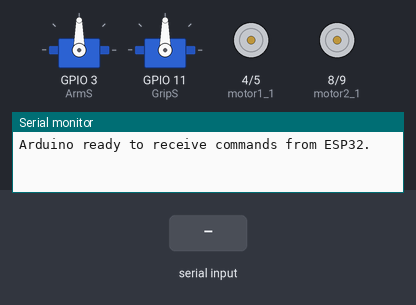
Simulated run of this sketch. Board: ESP32. On the bench: 2 × servo, motor-driver pin pairs drawn as motors (green arrow = first pin HIGH = forward, orange = second pin HIGH = backward, longer = more drive, scaled by the enable pin), the last lines printed to the serial monitor. The inputs (shaded band) are chosen by the test bench.

Above: at 1.2 s.
1.3 s: "F\n" received over Serial
At 2.4 s:
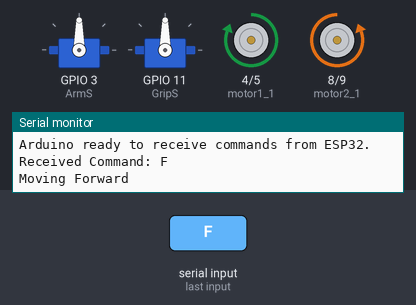
2.8 s: "B\n" received over Serial
At 3.5 s:
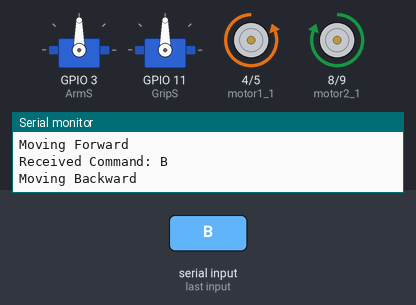
4.3 s: "L\n" received over Serial
At 4.7 s:
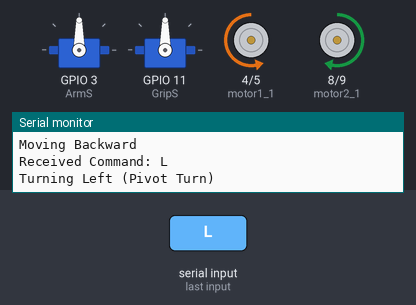
5.8 s: "R\n" received over Serial
At 7.0 s:
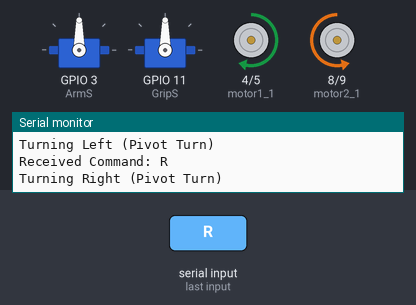
7.3 s: "S\n" received over Serial
At 8.2 s:
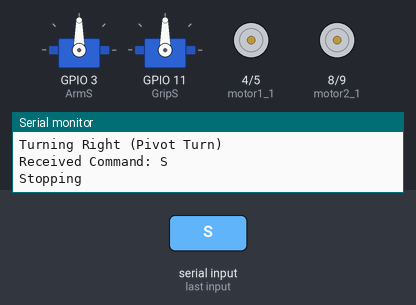
8.8 s: "ARM\n" received over Serial
At 9.3 s:
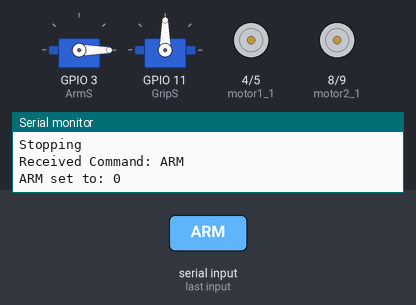
Timing chart, 0 to 11.3 s (numbered marks = the images above; inputs shaded):
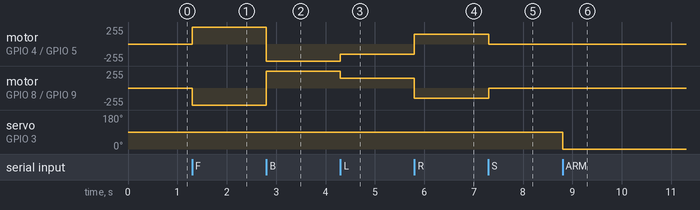

The sketch:

ar_serial_bl.ino
```cpp
#include <Servo.h>

int motor1_1=4;
int motor1_2=5;
int motor2_1=8;
int motor2_2=9;
int EN=6;
int EN2=10;
int ArmS=3;
int GripS=11;

Servo myServoA;
Servo myServoG;

void setup() {
  Serial.begin(9600);  // Default Serial on pins 0 (RX) and 1 (TX)

  pinMode(motor1_1,OUTPUT);
  pinMode(motor1_2,OUTPUT);
  pinMode(EN,OUTPUT);
  pinMode(motor2_1,OUTPUT);
  pinMode(motor2_2,OUTPUT);
  pinMode(EN2,OUTPUT);

  myServoA.attach(ArmS);
  myServoG.attach(GripS);

  digitalWrite(motor1_1,LOW);
  digitalWrite(motor1_2,LOW);
  digitalWrite(motor2_1,LOW);
  digitalWrite(motor2_2,LOW);

  Serial.println("Arduino ready to receive commands from ESP32.");
}

void loop() {
  if (Serial.available()) {
    String command = Serial.readStringUntil('\n'); // Read command from ESP32
    command.trim();

    Serial.print("Received Command: ");
    Serial.println(command);

    if (command == "F") {
      moveForward();
    } else if (command == "B") {
      moveBackward();
    } else if (command == "L") {
      moveLeft();
    } else if (command == "R") {
      moveRight();
    } else if (command == "S") {
      stopMotors();
    }
    else if (command.startsWith("ARM")) {  // Check for ARM command
      int angleA = command.substring(3).toInt(); // Extract the angle
      servoARM(angleA);
    }
    // else if (command == "STOP") {  // Check for ARM command
    //   int angleA = command.substring(3).toInt(); // Extract the angle
    //   ARMstop();
    // }
    // else if (command == "ARMre") {  // Check for ARM command
    //   int angleA = command.substring(3).toInt(); // Extract the angle
    //   ARMre();
    // }
    else if (command.startsWith("GRIP")) {  // Check for GRIP command
      int angleG = command.substring(4).toInt(); // Extract the angle
      servoGRIP(angleG);
    }
  }
}

void moveForward(){

  Serial.println("Moving Forward");
  digitalWrite(motor1_1,HIGH);
  digitalWrite(motor1_2,LOW);
  digitalWrite(motor2_1,LOW);
  digitalWrite(motor2_2,HIGH);
  analogWrite(EN,255);
  analogWrite(EN2,255);

}

void moveBackward(){
  Serial.println("Moving Backward");
  digitalWrite(motor1_2,HIGH);
  digitalWrite(motor1_1,LOW);
  digitalWrite(motor2_2,LOW);
  digitalWrite(motor2_1,HIGH);
  analogWrite(EN,255);
  analogWrite(EN2,255);

}

void stopMotors(){
  Serial.println("Stopping");
  digitalWrite(motor1_2,LOW);
  digitalWrite(motor1_1,LOW);
  digitalWrite(motor2_2,LOW);
  digitalWrite(motor2_1,LOW);
}

void moveRight(){
  Serial.println("Turning Right (Pivot Turn)");
  digitalWrite(motor1_1, HIGH);  // Right motor forward
  digitalWrite(motor1_2, LOW);
  digitalWrite(motor2_1, LOW);   // Left motor backward
  digitalWrite(motor2_2, HIGH);
  analogWrite(EN, 150);
  analogWrite(EN2, 150);
}

void moveLeft(){
  Serial.println("Turning Left (Pivot Turn)");
  digitalWrite(motor1_1, LOW);   // Right motor backward
  digitalWrite(motor1_2, HIGH);
  digitalWrite(motor2_1, HIGH);  // Left motor forward
  digitalWrite(motor2_2, LOW);
  analogWrite(EN, 150);
  analogWrite(EN2, 150);
}

void servoARM(int angleA) {
  //vStep = constrain(step, 0, 180);
  myServoA.write(angleA);
  Serial.print("ARM set to: ");
  Serial.println(angleA);
}

void servoGRIP(int angleG) {
  //vStep = constrain(step, 0, 180);
  myServoG.write(angleG);
  Serial.print("GRIP set to: ");
  Serial.println(angleG);
}
// void ARMstop(){
//   myServoA.write(90);
//   Serial.println("ARM Stopped ");
// }
// void ARMre(){
//   myServoA.write(100);
//   Serial.println("ARM Reversed ");
// }
```

Measured:
- after the input at 1.3 s, motor on GPIO 4 (motor1_1) / GPIO 5 (motor1_2): stopped → forward 255/255 at once; motor on GPIO 8 (motor2_1) / GPIO 9 (motor2_2): stopped → backward 255/255 at once
- after the input at 2.8 s, motor on GPIO 4 (motor1_1) / GPIO 5 (motor1_2): forward 255/255 → backward 255/255 at once; motor on GPIO 8 (motor2_1) / GPIO 9 (motor2_2): backward 255/255 → forward 255/255 at once
- after the input at 4.3 s, motor on GPIO 4 (motor1_1) / GPIO 5 (motor1_2): backward 255/255 → backward 150/255 at once; motor on GPIO 8 (motor2_1) / GPIO 9 (motor2_2): forward 255/255 → forward 150/255 at once
- after the input at 5.8 s, motor on GPIO 4 (motor1_1) / GPIO 5 (motor1_2): backward 150/255 → forward 150/255 at once; motor on GPIO 8 (motor2_1) / GPIO 9 (motor2_2): forward 150/255 → backward 150/255 at once
- after the input at 7.3 s, motor on GPIO 4 (motor1_1) / GPIO 5 (motor1_2): forward 150/255 → stopped at once; motor on GPIO 8 (motor2_1) / GPIO 9 (motor2_2): backward 150/255 → stopped at once
- after the input at 8.8 s, servo on GPIO 3 (ArmS): 90° → 0° at once
